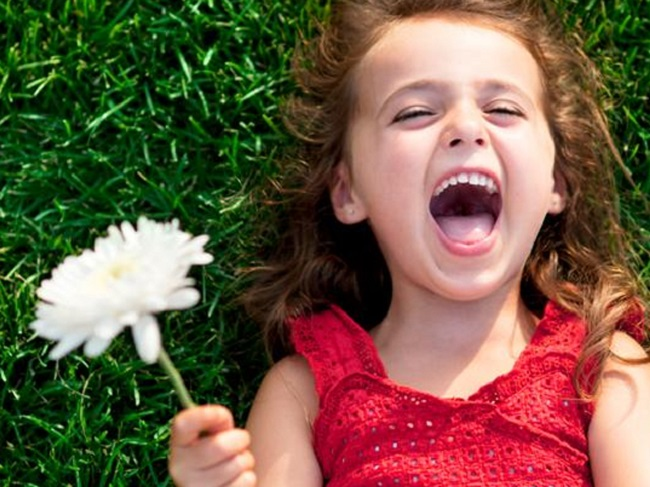
#> input picture Images/alegria.png, 650 x 487 px
$ python -i ColorRecovery.py   (imports and definitions only)
#> lines starting #> are read from the running program, lines starting #| are printed output that depends on the picture
#> further down, picture is the input picture: shape (487, 650, 3); mean B, G, R 68, 89.2, 112.8
import cv2
import pywt
import glob
import sys
import os.path
from pathlib import Path
import numpy as np
import ColorSpaceTools as cst

###################################################################################
#This module contains the algorithm responsible for the color decodification      #
#of a textured image, recovering the original chrominance channels embbeded       #
#inside the image.                                                                #
###################################################################################


# Function that recovers the color of a gray imagem with embedded texture
def recoverColor(image):

    # Wavelet Transformation in 2 levels
    (Sl, (Sh1, Sv1, Sd1), (Sh2, Sv2, Sd2)) = pywt.wavedec2(image, 'db1', level=2)
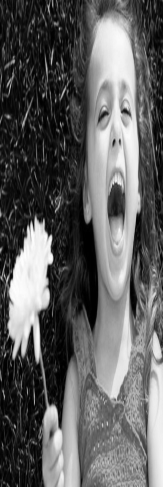
#> Sl: shape (487, 163, 1) float64; min 0, max 1015.3, mean 382.7; drawn with min black and max white
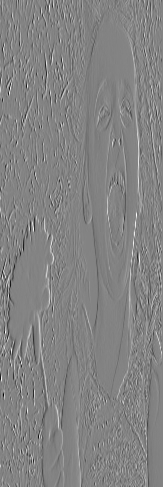
#> Sh1: shape (487, 163, 1) float64; min -302.5, max 283.5, mean -0.4; drawn with min black and max white
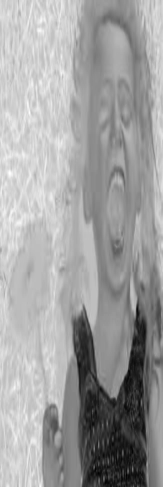
#> Sv1: shape (487, 163, 1) float64; min -424.3, max 140.8, mean -68.3; drawn with min black and max white
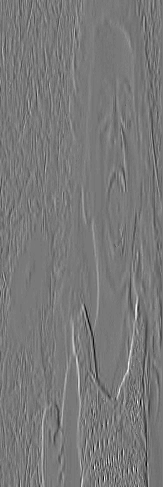
#> Sd1: shape (487, 163, 1) float64; min -54.75, max 60.5, mean 0.1; drawn with min black and max white

    # Interpolating Sd1
    interpolateSd1 = (cv2.resize(Sd1, dsize=(
        Sv2.shape[1], Sv2.shape[0]), interpolation=cv2.INTER_LANCZOS4))
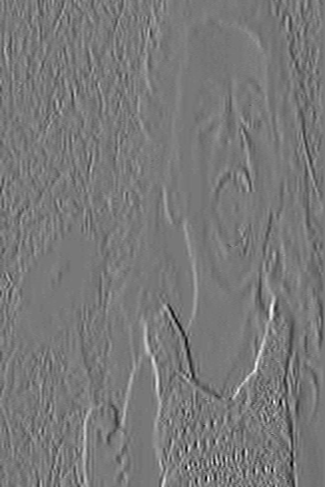
#> interpolateSd1: shape (487, 325) float64; min -55.73, max 61.99, mean 0.1; drawn with min black and max white

    # Finding new Cb and Cr layers
#> (the run stopped early here; a loop or call above may not have finished)
